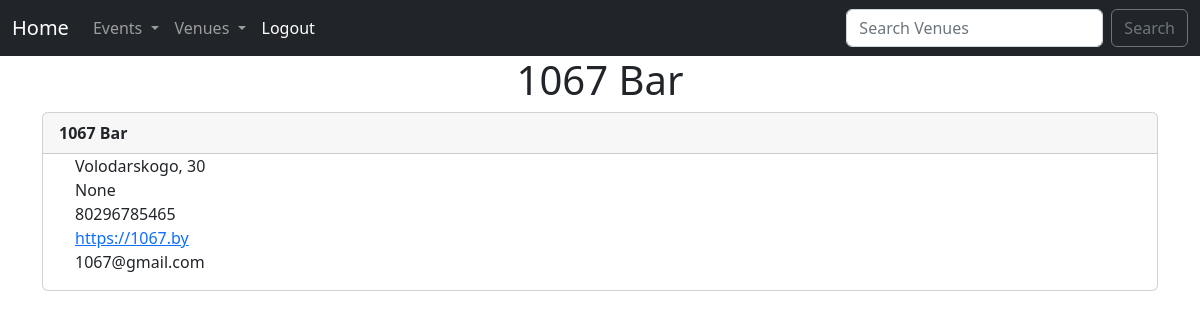
Screenshot of /show_venue/1 (signed in) with the database file from the repository.
### events/models.py (models this page shows)
class Venue(models.Model):
    name = models.CharField('Venue Name', max_length=120)
    address = models.CharField(max_length=300)
    zip_code = models.CharField('Zip Code', max_length=15, blank=True)
    phone = models.CharField('Contact Phone', max_length=25)
    web = models.URLField('Website Address', blank=True)
    email_address = models.EmailField('Email Address', blank=True)
    owner = models.IntegerField("Venue Owner", blank=False, default=1)
    def __str__(self):
        return self.name

### events/views.py (the view)
    def wrapper(*args, **kwargs):
        if args[0].user.is_authenticated:
            res = f(*args, **kwargs)
            return res
        else:
            return redirect('login')

### events/views.py (called while the page is built)
def authenticated(f):
    def wrapper(*args, **kwargs):
        if args[0].user.is_authenticated:
            res = f(*args, **kwargs)
            return res
        else:
            return redirect('login')
    return wrapper

@authenticated
def show_venue(request, venue_id):
    venue = Venue.objects.get(pk=venue_id)
    return render(request, 'events/show_venue.html', {
        'venue': venue,
    })

### events/templates/events/show_venue.html (shortened to what this page needs)
{% extends 'events/base.html' %}
{% block content %}
    <center>
    <h1>{{ venue }}</h1>
    </center>
 <div class="card" >
  <div class="card-header">
    <strong>{{ venue }}</strong>
  </div>
  <ul>
    <li class="list-group-item">{{ venue.address }}</li>
        <li class="list-group-item">{{ venue.zip_code }}</li>
        <li class="list-group-item">{{ venue.phone }}</li>
        <li class="list-group-item" ><a href="{{venue.web}}">{{ venue.web }}</a><br/></li>
      <li class="list-group-item">{{ venue.email_address }}</li>
  </ul>
</div>
{% endblock %}

### rows the page displays
Venue: name "1067 Bar", address "Volodarskogo, 30", zip_code "None", phone "80296785465", web "https://1067.by", email_address "1067@gmail.com"
